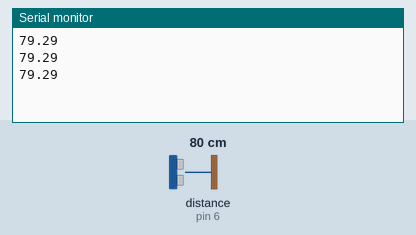
A sketch run on a simulated Arduino Uno, built with avr-gcc and run on an emulated ATmega328P. Shown: the last lines printed to the serial monitor. The inputs (shaded band) are chosen by the test bench; at power-on: distance to the obstacle (sensor on pin 6) 80 cm. The echo pulse lasts 58.3 µs per cm.

Above: at 1.3 s.
1.4 s: distance to the obstacle (sensor on pin 6) set to 2 cm
At 2.2 s:
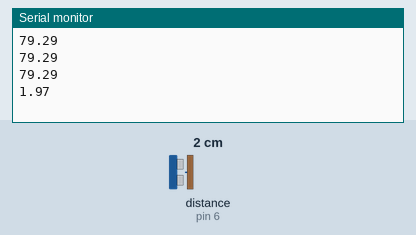
2.9 s: distance to the obstacle (sensor on pin 6) set to 4 cm
At 3.3 s:
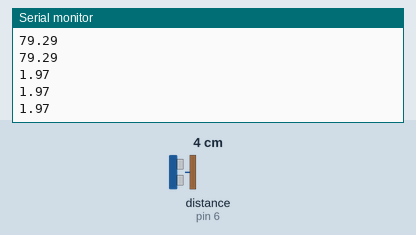
Timing chart, 0 to 5.9 s (numbered marks = the images above; inputs shaded):
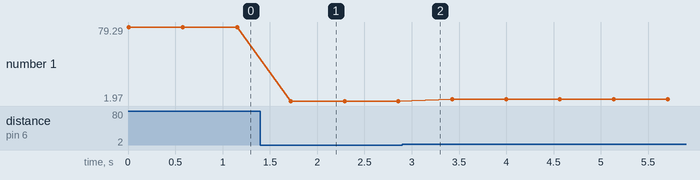

The sketch:

send.ino
```cpp
#include <IRremote.h>

#define IR_SEND_PIN 3
IRsend irsend(IR_SEND_PIN);
uint32_t NEC_command;
uint32_t noRepeats = 1;

const int trigger_pin = 5;
const int pw_pin = 6;
const int trigger_delay = 10;
double duration;
float cm;


void setup() {
  Serial.begin(9600);
  pinMode(trigger_pin, OUTPUT);
  pinMode(pw_pin, INPUT);
}
void loop() {
  digitalWrite(trigger_pin, LOW);
  delayMicroseconds(10);
  digitalWrite(trigger_pin, HIGH);
  delayMicroseconds(trigger_delay);
  digitalWrite(trigger_pin, LOW);
  duration = pulseIn(pw_pin, HIGH);
  cm = duration * 0.017;

  Serial.println(cm);
  if (cm <= 10) {
    NEC_command = 0x1A;
  } else {
    NEC_command = 0x1B;
  }

  irsend.sendNEC(0x00, NEC_command, noRepeats);
  delay(500);
}
```

Measured:
- after the input at 1.4 s, the serial monitor: prints a new line after 0.32 s (image 1)
- plotted number 1: 79.29 → 1.97 after the input at 1.4 s, 1.97 → 3.96 after the input at 2.9 s
